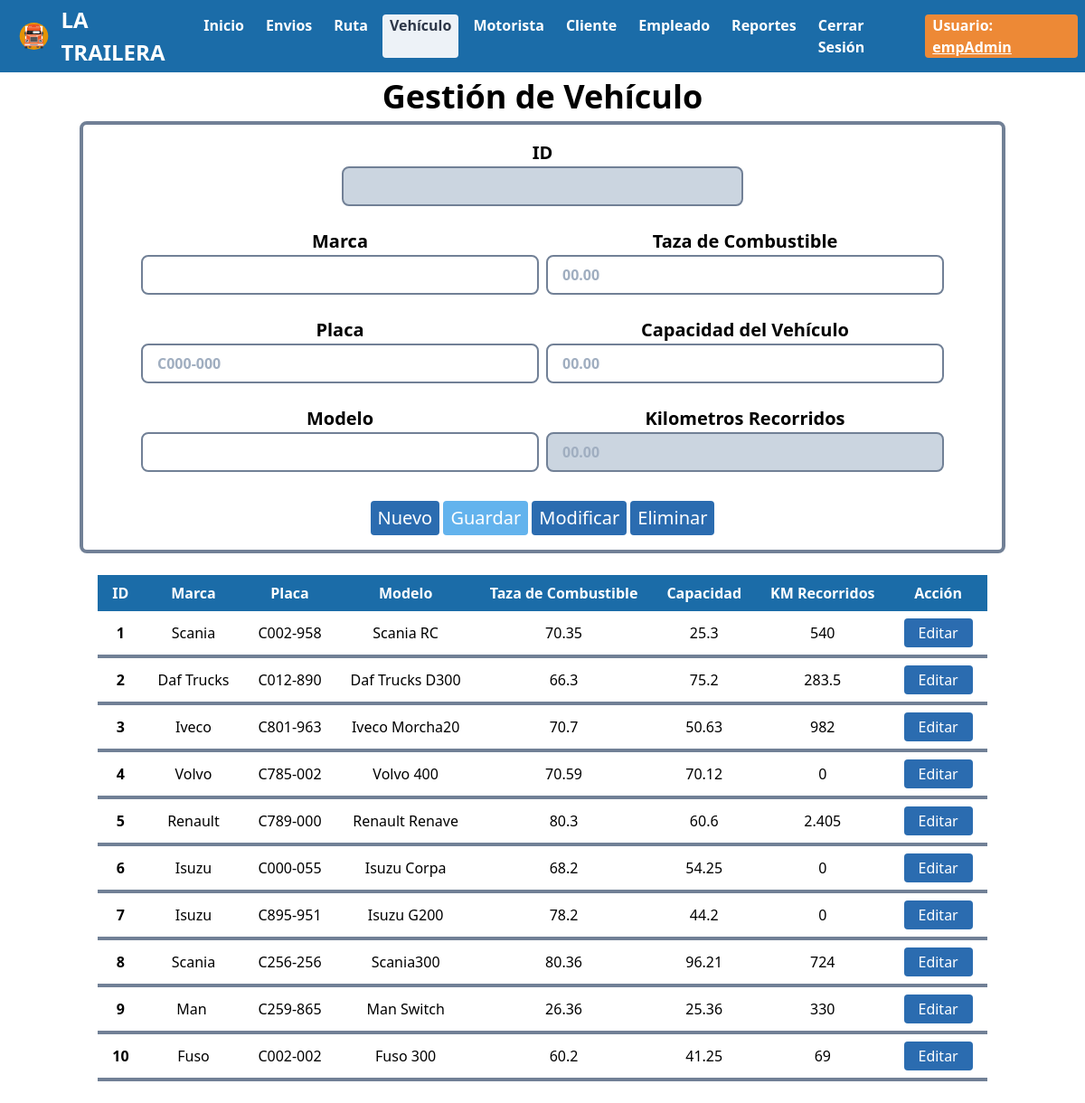
The page /controllers/controlVehiculo.php (signed in) on the database as committed earlier.
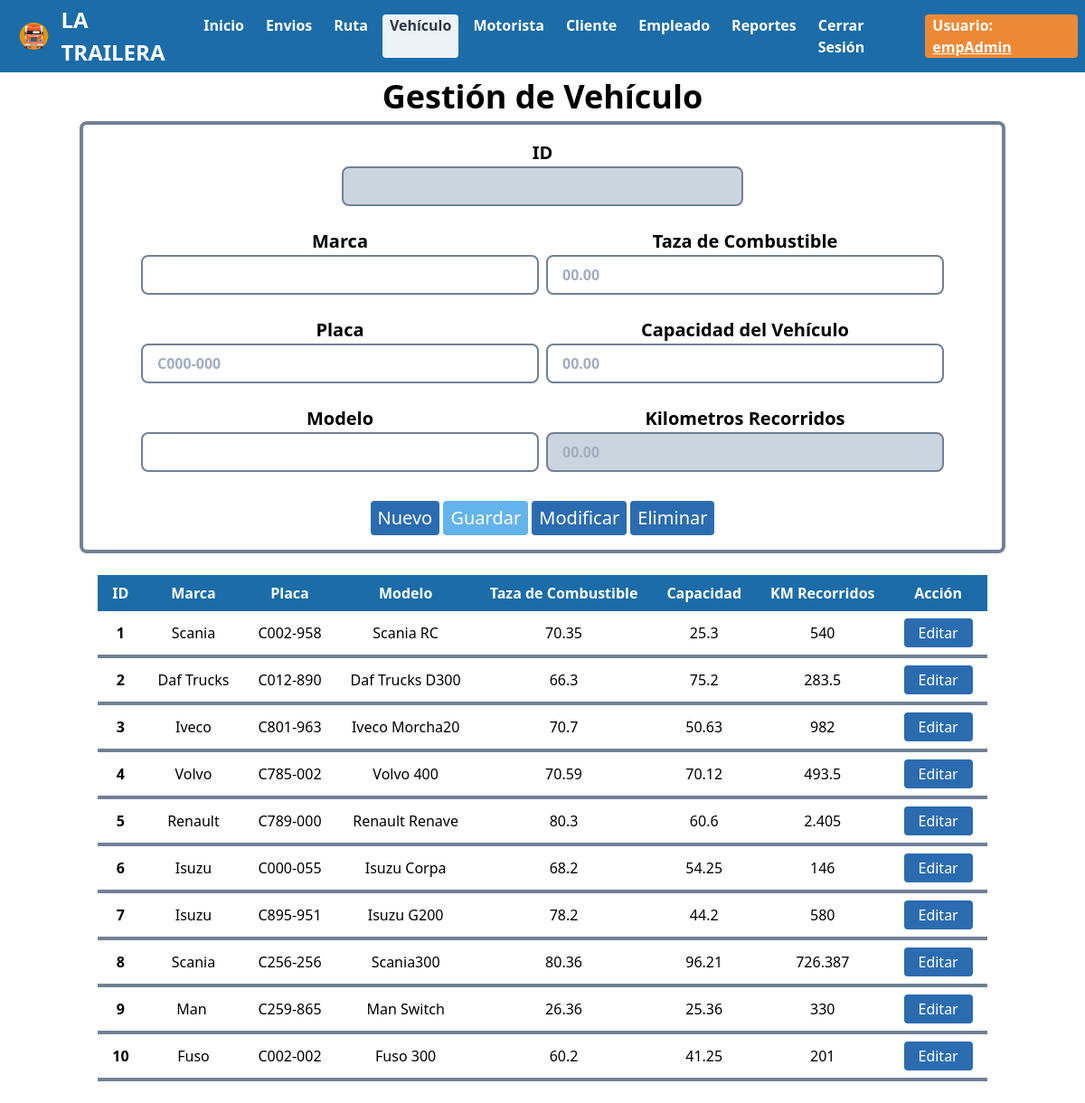
The same page on the database as committed later.
### tables this page shows
CREATE TABLE `vehiculo` (
  `idVehiculo` int(11) NOT NULL,
  `marca` varchar(15) NOT NULL,
  `placa` varchar(15) NOT NULL,
  `modelo` varchar(15) NOT NULL,
  `tazaCombustible` double NOT NULL,
  `capacidadCombustible` double NOT NULL,
  `kmRecorridos` double NOT NULL
);

### controllers/controlVehiculo.php (called while the page is built, shortened)
<?php
	require '../models/vehiculoModel.php';
	$obVehiculo=new VehiculoModel();
	$datos=$obVehiculo->getVehiculo();
	require '../views/vehiculoVista.php';
?>

### db/conexion.php (called while the page is built, shortened)
<?php
    class Conexion {
        function __construct() {
            $this->con=new mysqli(SERVER,USER,PASSWORD,BASE);
        }
    }
?>

### models/vehiculoModel.php (called while the page is built, shortened)
<?php
	require '../db/conexion.php';
	require 'vehiculo.php';
	class VehiculoModel extends Conexion
	{
		function getVehiculo(){
			$res=$this->con->query("select * from vehiculo");
			$r=array();
			while($row=$res->fetch_assoc()){
				$e=new Vehiculo($row["idVehiculo"],$row["marca"],$row["placa"],$row["modelo"],$row["tazaCombustible"],$row["capacidadCombustible"],$row["kmRecorridos"]);
				$r[]=$e;
			}
			return $r;
		}
	}
?>

### models/vehiculo.php (called while the page is built)
<?php
	class Vehiculo
	{
		private $idVehiculo;
		private $marca;
		private $placa;
		private $modelo;
		private $tazaCombustible;
		private $capacidadCombustible;
		private $kmRecorridos;
		function __construct($idVehiculo,$marca,$placa,$modelo,$tazaCombustible,$capacidadCombustible,$kmRecorridos)
		{
			$this->idVehiculo=$idVehiculo;
			$this->marca=$marca;
			$this->placa=$placa;
			$this->modelo=$modelo;
			$this->tazaCombustible=$tazaCombustible;
			$this->capacidadCombustible=$capacidadCombustible;
			$this->kmRecorridos=$kmRecorridos;
		}
		function getIdVehiculo(){
			return $this->idVehiculo;
		}
		function getMarca(){
			return $this->marca;
		}
		function getPlaca(){
			return $this->placa;
		}
		function getModelo(){
			return $this->modelo;
		}
		function getTazaCombustible(){
			return $this->tazaCombustible;
		}
		function getCapacidadCombustible(){
			return $this->capacidadCombustible;
		}
		function getKmRecorridos(){
			return $this->kmRecorridos;
		}
	}
?>

### views/vehiculoVista.php (the view, shortened to what the changed rows need)
<!DOCTYPE html>
<html lang="es">
<head>
    <link rel="stylesheet" href="dependencias/tailwind.css">
    <link rel="stylesheet" href="css/menu.css">
</head>
<body>
    <?php
        require 'menu/menuAdmin.php';
    ?>
<center>
    <section>
        <div class="container">
                 <br>
                        <table class="table-auto">
                            <thead>
                               <th class="text-center text-white bg px-4 py-2">ID</th>
                               <th class="text-center text-white bg px-4 py-2">Marca</th>
                               <th class="text-center text-white bg px-4 py-2">Placa</th>
                               <th class="text-center text-white bg px-4 py-2">Modelo</th>
                               <th class="text-center text-white bg px-4 py-2">Taza de Combustible</th>
                               <th class="text-center text-white bg px-4 py-2">Capacidad</th>
                               <th class="text-center text-white bg px-4 py-2">KM Recorridos</th>
                               <th class="text-center text-white bg px-4 py-2">Acción</th>
                           </thead>
                           <tbody>
                                <?php
                                    foreach ($datos as $e) {
                                        $idVehiculo=$e->getIdVehiculo();
                                        $marca=str_replace(" ","&nbsp;",$e->getMarca());
                                        $placa=str_replace(" ","&nbsp;",$e->getPlaca());
                                        $modelo=str_replace(" ","&nbsp;",$e->getModelo());
                                        $tazaCombustible=$e->getTazaCombustible();
                                        $capacidadCombustible=$e->getCapacidadCombustible();
                                        $kmRecorridos=$e->getKmRecorridos();
                                        echo "<tr>
                                                <td class='border-b-4 border-gray-600 rounded-lg text-center font-bold px-4 py-2'>$idVehiculo</td>
                                                <td class='border-b-4 border-gray-600 rounded-lg text-center px-4 py-2'>$marca</td>
                                                <td class='border-b-4 border-gray-600 rounded-lg text-center px-4 py-2'>$placa</td>
                                                <td class='border-b-4 border-gray-600 rounded-lg text-center px-4 py-2'>$modelo</td>
                                                <td class='border-b-4 border-gray-600 rounded-lg text-center px-4 py-2'>$tazaCombustible</td>
                                                <td class='border-b-4 border-gray-600 rounded-lg text-center px-4 py-2'>$capacidadCombustible</td>
                                                <td class='border-b-4 border-gray-600 rounded-lg text-center px-4 py-2'>$kmRecorridos</td>
                                                <td class='border-b-4 border-gray-600 rounded-lg text-center px-4 py-2'><button onclick=$('#idVehiculo').val('$idVehiculo');$('#marca').val('$marca');$('#placa').val('$placa');$('#modelo').val('$modelo');$('#tazaCombustible').val('$tazaCombustible');$('#capacidadCombustible').val('$capacidadCombustible');$('#kmRecorridos').val('$kmRecorridos') class='bg-blue-700 hover:bg-red-800 text-white py-1 px-4 rounded'>Editar</button></td>
                                                </tr>";
                                    }
                                ?>
                           </tbody>
                        </table>
        </div>
    </section>
</center>
<br>
</body>
</html>

Rows that differ between the two databases and show on the page:
changed vehiculo "Volvo": kmRecorridos "0" → "493.5"
changed vehiculo "Isuzu Corpa": kmRecorridos "0" → "146"
changed vehiculo "Isuzu G200": kmRecorridos "0" → "580"
changed vehiculo "Scania300": kmRecorridos "724" → "726.387"
changed vehiculo "Fuso": kmRecorridos "69" → "201"
